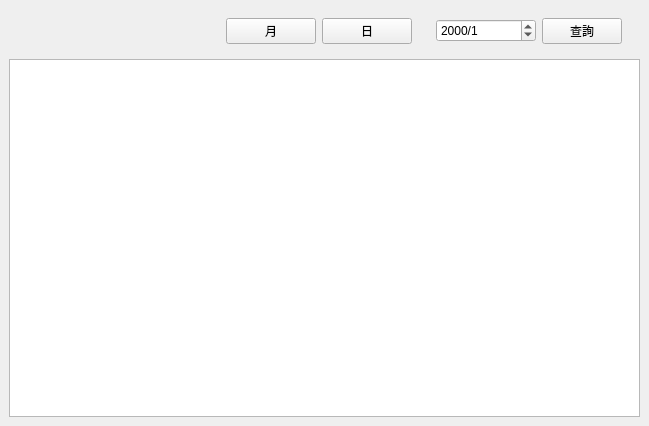
<?xml version="1.0" encoding="UTF-8"?>
<ui version="4.0">
 <class>LayerUserReport</class>
 <widget class="QWidget" name="LayerUserReport">
  <property name="geometry">
   <rect>
    <x>0</x>
    <y>0</y>
    <width>649</width>
    <height>426</height>
   </rect>
  </property>
  <property name="windowTitle">
   <string>Form</string>
  </property>
  <layout class="QGridLayout" name="gridLayout">
   <property name="leftMargin">
    <number>0</number>
   </property>
   <property name="topMargin">
    <number>0</number>
   </property>
   <property name="rightMargin">
    <number>0</number>
   </property>
   <property name="bottomMargin">
    <number>0</number>
   </property>
   <property name="spacing">
    <number>0</number>
   </property>
   <item row="0" column="0">
    <widget class="QWidget" name="wBg" native="true">
     <layout class="QVBoxLayout" name="verticalLayout">
      <item>
       <widget class="QWidget" name="widget" native="true">
        <property name="minimumSize">
         <size>
          <width>0</width>
          <height>40</height>
         </size>
        </property>
        <layout class="QHBoxLayout" name="horizontalLayout_2">
         <item>
          <spacer name="horizontalSpacer_2">
           <property name="orientation">
            <enum>Qt::Horizontal</enum>
           </property>
           <property name="sizeHint" stdset="0">
            <size>
             <width>40</width>
             <height>20</height>
            </size>
           </property>
          </spacer>
         </item>
         <item>
          <widget class="QWidget" name="widget_4" native="true">
           <property name="minimumSize">
            <size>
             <width>200</width>
             <height>0</height>
            </size>
           </property>
           <layout class="QHBoxLayout" name="horizontalLayout_3">
            <property name="leftMargin">
             <number>0</number>
            </property>
            <property name="topMargin">
             <number>0</number>
            </property>
            <property name="rightMargin">
             <number>0</number>
            </property>
            <property name="bottomMargin">
             <number>0</number>
            </property>
            <item>
             <widget class="QWidget" name="widget_2" native="true">
              <layout class="QHBoxLayout" name="horizontalLayout">
               <property name="topMargin">
                <number>0</number>
               </property>
               <property name="bottomMargin">
                <number>0</number>
               </property>
               <item>
                <widget class="QPushButton" name="btnMonth">
                 <property name="minimumSize">
                  <size>
                   <width>90</width>
                   <height>0</height>
                  </size>
                 </property>
                 <property name="text">
                  <string>月</string>
                 </property>
                 <property name="checkable">
                  <bool>true</bool>
                 </property>
                 <property name="checked">
                  <bool>false</bool>
                 </property>
                </widget>
               </item>
               <item>
                <widget class="QPushButton" name="btnDay">
                 <property name="sizePolicy">
                  <sizepolicy hsizetype="Minimum" vsizetype="Fixed">
                   <horstretch>0</horstretch>
                   <verstretch>0</verstretch>
                  </sizepolicy>
                 </property>
                 <property name="minimumSize">
                  <size>
                   <width>90</width>
                   <height>0</height>
                  </size>
                 </property>
                 <property name="text">
                  <string>日</string>
                 </property>
                 <property name="checkable">
                  <bool>true</bool>
                 </property>
                </widget>
               </item>
              </layout>
             </widget>
            </item>
            <item>
             <widget class="QStackedWidget" name="stackDate">
              <property name="sizePolicy">
               <sizepolicy hsizetype="Fixed" vsizetype="Fixed">
                <horstretch>0</horstretch>
                <verstretch>0</verstretch>
               </sizepolicy>
              </property>
              <property name="currentIndex">
               <number>0</number>
              </property>
              <widget class="QWidget" name="stackedWidget_3Page1" native="true">
               <layout class="QGridLayout" name="gridLayout_2">
                <property name="topMargin">
                 <number>0</number>
                </property>
                <property name="bottomMargin">
                 <number>0</number>
                </property>
                <item row="0" column="0">
                 <widget class="QDateEdit" name="dateEdit">
                  <property name="minimumSize">
                   <size>
                    <width>100</width>
                    <height>0</height>
                   </size>
                  </property>
                  <property name="currentSection">
                   <enum>QDateTimeEdit::MonthSection</enum>
                  </property>
                  <property name="displayFormat">
                   <string>yyyy/M</string>
                  </property>
                 </widget>
                </item>
                <item row="0" column="1">
                 <widget class="QPushButton" name="btnUserReport">
                  <property name="text">
                   <string>查詢</string>
                  </property>
                 </widget>
                </item>
               </layout>
              </widget>
              <widget class="QWidget" name="page">
               <layout class="QGridLayout" name="gridLayout_3">
                <property name="topMargin">
                 <number>0</number>
                </property>
                <property name="bottomMargin">
                 <number>0</number>
                </property>
                <item row="0" column="0">
                 <widget class="QLabel" name="label">
                  <property name="text">
                   <string>請選擇時間類型</string>
                  </property>
                 </widget>
                </item>
               </layout>
              </widget>
             </widget>
            </item>
           </layout>
          </widget>
         </item>
        </layout>
       </widget>
      </item>
      <item>
       <widget class="QTableView" name="tb">
        <property name="editTriggers">
         <set>QAbstractItemView::NoEditTriggers</set>
        </property>
        <attribute name="verticalHeaderVisible">
         <bool>false</bool>
        </attribute>
       </widget>
      </item>
     </layout>
    </widget>
   </item>
  </layout>
 </widget>
 <resources/>
 <connections/>
</ui>
